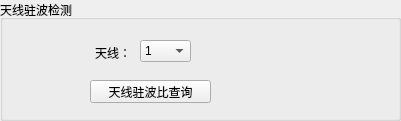
     <widget class="QGroupBox" name="groupBox_2">
      <property name="geometry">
       <rect>
        <x>10</x>
        <y>390</y>
        <width>401</width>
        <height>121</height>
       </rect>
      </property>
      <property name="title">
       <string>天线驻波检测</string>
      </property>
      <widget class="QLabel" name="label">
       <property name="geometry">
        <rect>
         <x>95</x>
         <y>45</y>
         <width>54</width>
         <height>16</height>
        </rect>
       </property>
       <property name="text">
        <string>天线：</string>
       </property>
      </widget>
      <widget class="QComboBox" name="cbb_detectAnt">
       <property name="geometry">
        <rect>
         <x>140</x>
         <y>40</y>
         <width>51</width>
         <height>22</height>
        </rect>
       </property>
       <property name="font">
        <font>
         <family>Arial</family>
         <pointsize>9</pointsize>
        </font>
       </property>
       <item>
        <property name="text">
         <string>1</string>
        </property>
       </item>
       <item>
        <property name="text">
         <string>2</string>
        </property>
       </item>
       <item>
        <property name="text">
         <string>3</string>
        </property>
       </item>
       <item>
        <property name="text">
         <string>4</string>
        </property>
       </item>
       <item>
        <property name="text">
         <string>5</string>
        </property>
       </item>
       <item>
        <property name="text">
         <string>6</string>
        </property>
       </item>
       <item>
        <property name="text">
         <string>7</string>
        </property>
       </item>
       <item>
        <property name="text">
         <string>8</string>
        </property>
       </item>
       <item>
        <property name="text">
         <string>9</string>
        </property>
       </item>
       <item>
        <property name="text">
         <string>10</string>
        </property>
       </item>
       <item>
        <property name="text">
         <string>11</string>
        </property>
       </item>
       <item>
        <property name="text">
         <string>12</string>
        </property>
       </item>
       <item>
        <property name="text">
         <string>13</string>
        </property>
       </item>
       <item>
        <property name="text">
         <string>14</string>
        </property>
       </item>
       <item>
        <property name="text">
         <string>15</string>
        </property>
       </item>
       <item>
        <property name="text">
         <string>16</string>
        </property>
       </item>
       <item>
        <property name="text">
         <string>17</string>
        </property>
       </item>
       <item>
        <property name="text">
         <string>18</string>
        </property>
       </item>
       <item>
        <property name="text">
         <string>19</string>
        </property>
       </item>
       <item>
        <property name="text">
         <string>20</string>
        </property>
       </item>
       <item>
        <property name="text">
         <string>21</string>
        </property>
       </item>
       <item>
        <property name="text">
         <string>22</string>
        </property>
       </item>
       <item>
        <property name="text">
         <string>23</string>
        </property>
       </item>
       <item>
        <property name="text">
         <string>24</string>
        </property>
       </item>
       <item>
        <property name="text">
         <string>25</string>
        </property>
       </item>
       <item>
        <property name="text">
         <string>26</string>
        </property>
       </item>
       <item>
        <property name="text">
         <string>27</string>
        </property>
       </item>
       <item>
        <property name="text">
         <string>28</string>
        </property>
       </item>
       <item>
        <property name="text">
         <string>29</string>
        </property>
       </item>
       <item>
        <property name="text">
         <string>30</string>
        </property>
       </item>
       <item>
        <property name="text">
         <string>31</string>
        </property>
       </item>
       <item>
        <property name="text">
         <string>32</string>
        </property>
       </item>
       <item>
        <property name="text">
         <string>33</string>
        </property>
       </item>
       <item>
        <property name="text">
         <string>34</string>
        </property>
       </item>
       <item>
        <property name="text">
         <string>35</string>
        </property>
       </item>
       <item>
        <property name="text">
         <string>36</string>
        </property>
       </item>
      </widget>
      <widget class="QPushButton" name="btn_detection">
       <property name="geometry">
        <rect>
         <x>90</x>
         <y>80</y>
         <width>121</width>
         <height>23</height>
        </rect>
       </property>
       <property name="text">
        <string>天线驻波比查询</string>
       </property>
      </widget>
     </widget>
